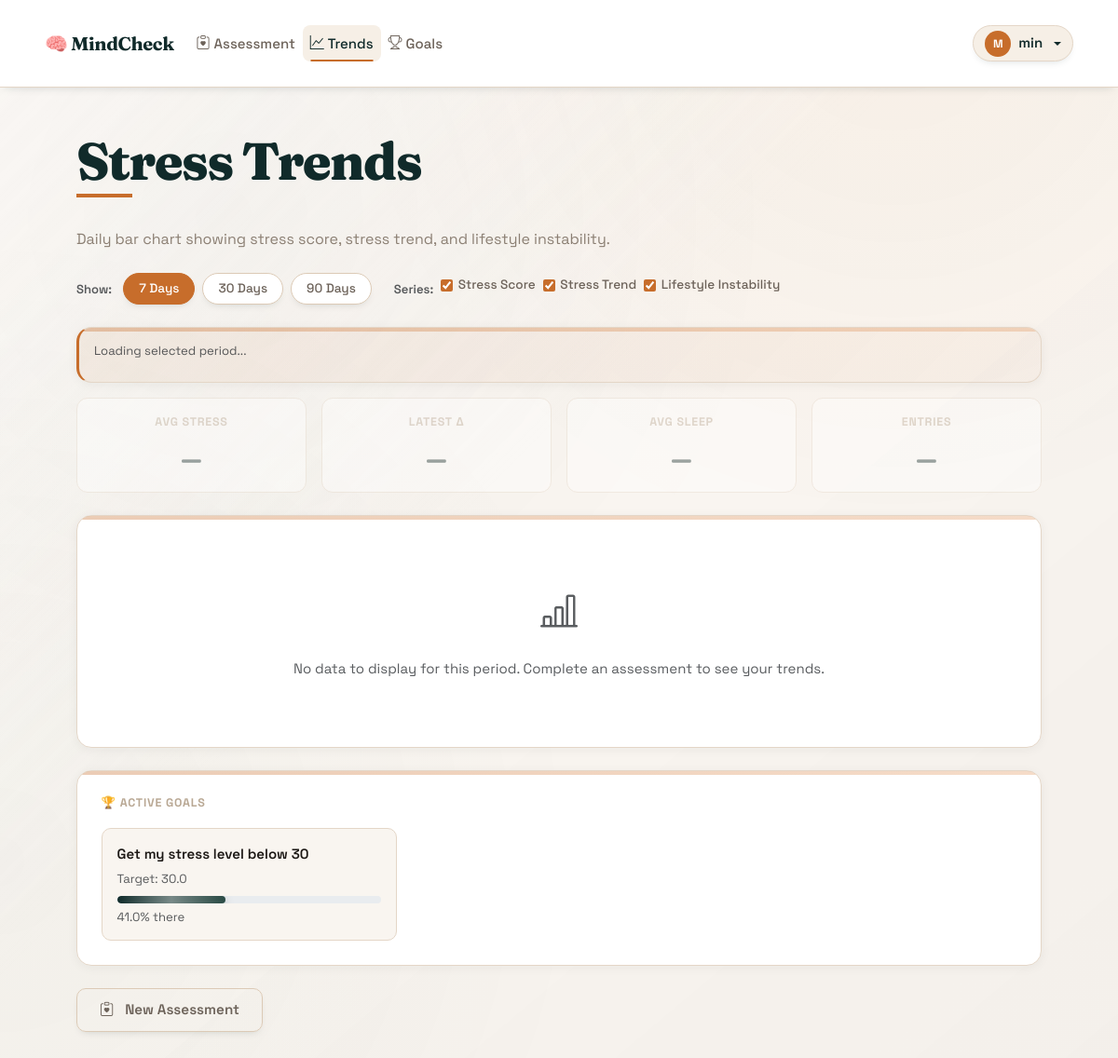
The page /history (signed in) on the database as committed earlier.
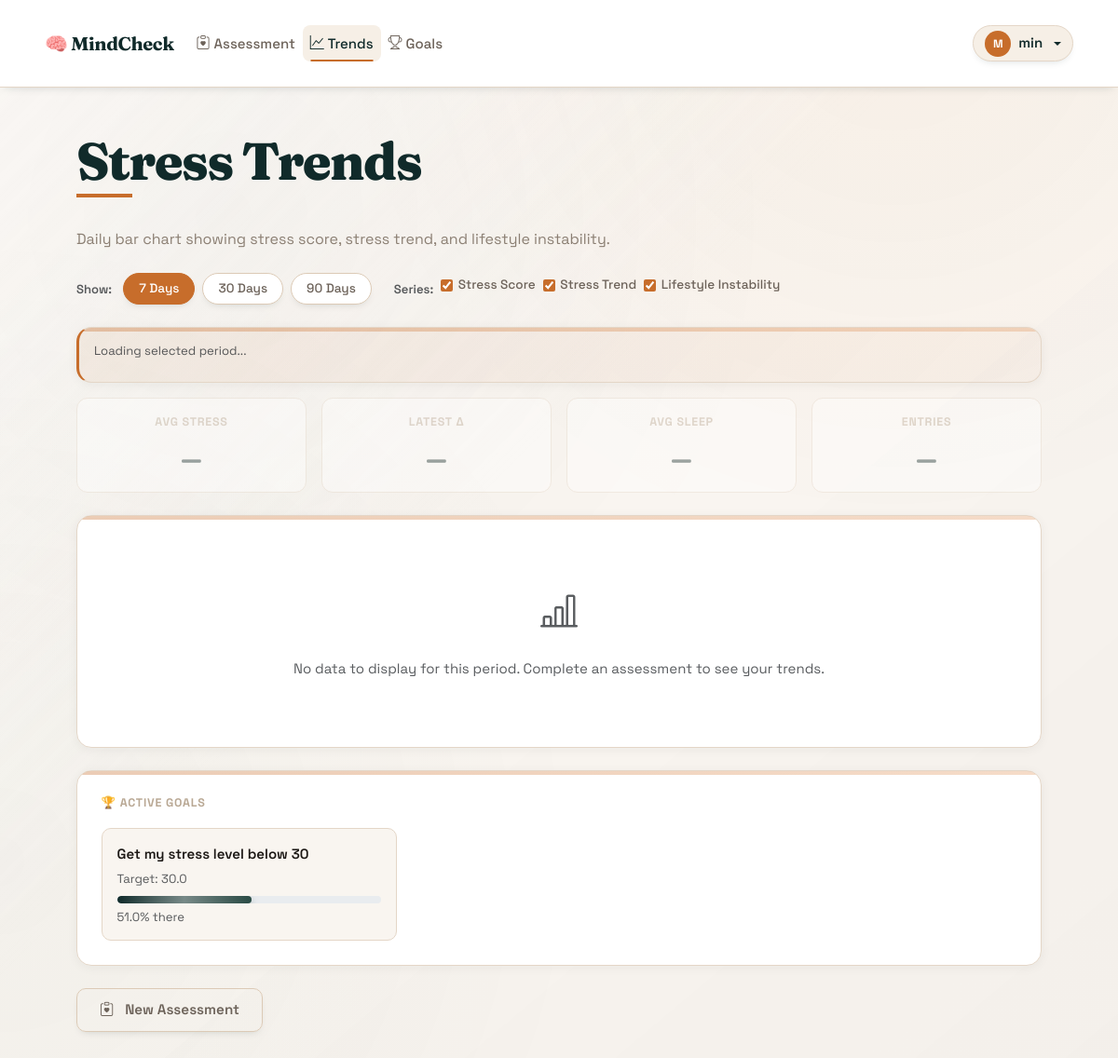
The same page on the database as committed later.
### database.py (models this page shows, shortened)
class Goal(db.Model):
    __tablename__ = 'goals'
    id = db.Column(db.Integer, primary_key=True)
    user_id = db.Column(db.Integer, db.ForeignKey('users.id'), nullable=False)
    goal_type = db.Column(db.String(50), nullable=False)  # 'avg_stress', 'peak_stress', 'streak_days'
    description = db.Column(db.String(255))
    target_value = db.Column(db.Float, nullable=False)
    current_value = db.Column(db.Float, default=0.0)
    deadline = db.Column(db.Date, nullable=True)
    created_at = db.Column(db.DateTime, default=datetime.utcnow)
    completed_at = db.Column(db.DateTime, nullable=True)
    status = db.Column(db.String(20), default='active')
    def calculate_progress(self):
        if self.goal_type in ['avg_stress', 'peak_stress']:
            if self.current_value <= self.target_value:
                return 100.0
            max_stress = 100.0  # Assuming stress is 0-100
            progress = max(0, (max_stress - self.current_value) / (max_stress - self.target_value) * 100)
            return min(100.0, progress)
        elif self.goal_type == 'streak_days':
            progress = (self.current_value / self.target_value) * 100
            return min(100.0, progress)
        return 0.0

### app.py (the view)
@app.route('/history')
@login_required
def history():
    history_data = _load_history_entries_for_user(current_user.id)
    active_goals = Goal.query.filter_by(user_id=current_user.id, status='active').all()
    has_unsaved_result = ('wizard_result' in session and 'wizard_saved_entry_id' not in session)
    return render_template('history.html',
                           history_data=history_data,
                           user=current_user,
                           goals=active_goals,
                           has_unsaved_result=has_unsaved_result)

### app.py (called while the page is built, shortened)
@login_manager.user_loader
def load_user(user_id):
    return User.query.get(int(user_id))

def _load_history_entries_for_user(user_id):
    db_entries = AssessmentEntry.query.filter_by(user_id=user_id).order_by(AssessmentEntry.created_at.asc()).all()
    db_history = [entry.to_history_dict() for entry in db_entries]
    json_history = StressHistory(user_id=user_id).load_history()
    if not db_history:
        return json_history

### stress_history.py (called while the page is built)
    def load_history(self):
        if not os.path.exists(self.history_file):
            return []
        try:
            with open(self.history_file, 'r') as f:
                return json.load(f)
        except (json.JSONDecodeError, IOError):
            return []

### templates/history.html (shortened to what this page needs)
{% extends "base.html" %}
{% block content %}
<div class="container py-5">
    <div class="page-header stack mb-4">
        <h1>Stress Trends</h1>
        <p class="page-subtitle">Daily bar chart showing stress score, stress trend, and lifestyle instability.</p>
    </div>
    <div class="d-flex flex-wrap gap-2 mb-4 align-items-center">
        <span class="text-muted small fw-600 me-1">Show:</span>
        <button class="btn btn-filter active" data-days="7" id="f7">7 Days</button>
        <button class="btn btn-filter" data-days="30" id="f30">30 Days</button>
        <button class="btn btn-filter" data-days="90" id="f90">90 Days</button>
        <span class="ms-3 text-muted small fw-600">Series:</span>
        <label class="series-toggle"><input type="checkbox" checked data-series="0"> Stress Score</label>
        <label class="series-toggle"><input type="checkbox" checked data-series="1"> Stress Trend</label>
        <label class="series-toggle"><input type="checkbox" checked data-series="2"> Lifestyle Instability</label>
    </div>
    <div class="result-card chart-info-card mb-3">
        <div class="small text-muted mb-1" id="rangeInfo">Loading selected period...</div>
    </div>
    <div class="row g-3 mb-4" id="statsRow">
        <div class="col-6 col-md-3">
            <div class="stat-mini-card text-center">
                <div class="label">Avg Stress</div>
                <div class="mini-score" id="avgStress">–</div>
            </div>
        </div>
        <div class="col-6 col-md-3">
            <div class="stat-mini-card text-center">
                <div class="label">Latest Δ</div>
                <div class="mini-score" id="stressDelta">–</div>
            </div>
        </div>
        <div class="col-6 col-md-3">
            <div class="stat-mini-card text-center">
                <div class="label">Avg Sleep</div>
                <div class="mini-score" id="avgSleep">–</div>
            </div>
        </div>
        <div class="col-6 col-md-3">
            <div class="stat-mini-card text-center">
                <div class="label">Entries</div>
                <div class="mini-score" id="entryCount">–</div>
            </div>
        </div>
    </div>
    <div class="result-card chart-card mb-4">
        <div id="noDataMsg" class="text-center py-5 text-muted" style="display:none;">
            <i class="bi bi-bar-chart-line fs-1 mb-3 d-block"></i>
            No data to display for this period. Complete an assessment to see your trends.
        </div>
    </div>
    {% if goals %}
    <div class="result-card mb-4">
        <div class="label mb-3">🏆 Active Goals</div>
        <div class="row g-3">
            {% for goal in goals %}
            <div class="col-md-4">
                <div class="goal-mini-card">
                    <div class="fw-600 mb-1">{{ goal.description or goal.goal_type }}</div>
                    <div class="small text-muted">Target: {{ goal.target_value }}</div>
                    <div class="progress mt-2" style="height:8px; border-radius:99px;">
                        <div class="progress-bar bg-accent" style="width: {{ goal.calculate_progress()|round(0) }}%;">
                        </div>
                    </div>
                    <div class="small text-muted mt-1">{{ goal.calculate_progress()|round(0) }}% there</div>
                </div>
            </div>
            {% endfor %}
        </div>
    </div>
    {% endif %}
    <a href="{{ url_for('assess_step1') }}" class="btn btn-wizard-ghost">
        <i class="bi bi-clipboard-heart me-1"></i> New Assessment
    </a>
</div>
{% endblock %}

Rows that differ between the two databases and show on the page:
changed Goal "Get my stress level below 30": current_value 71.5757 → 64.3071 (drawn); calculate_progress "41.0" → "51.0"
